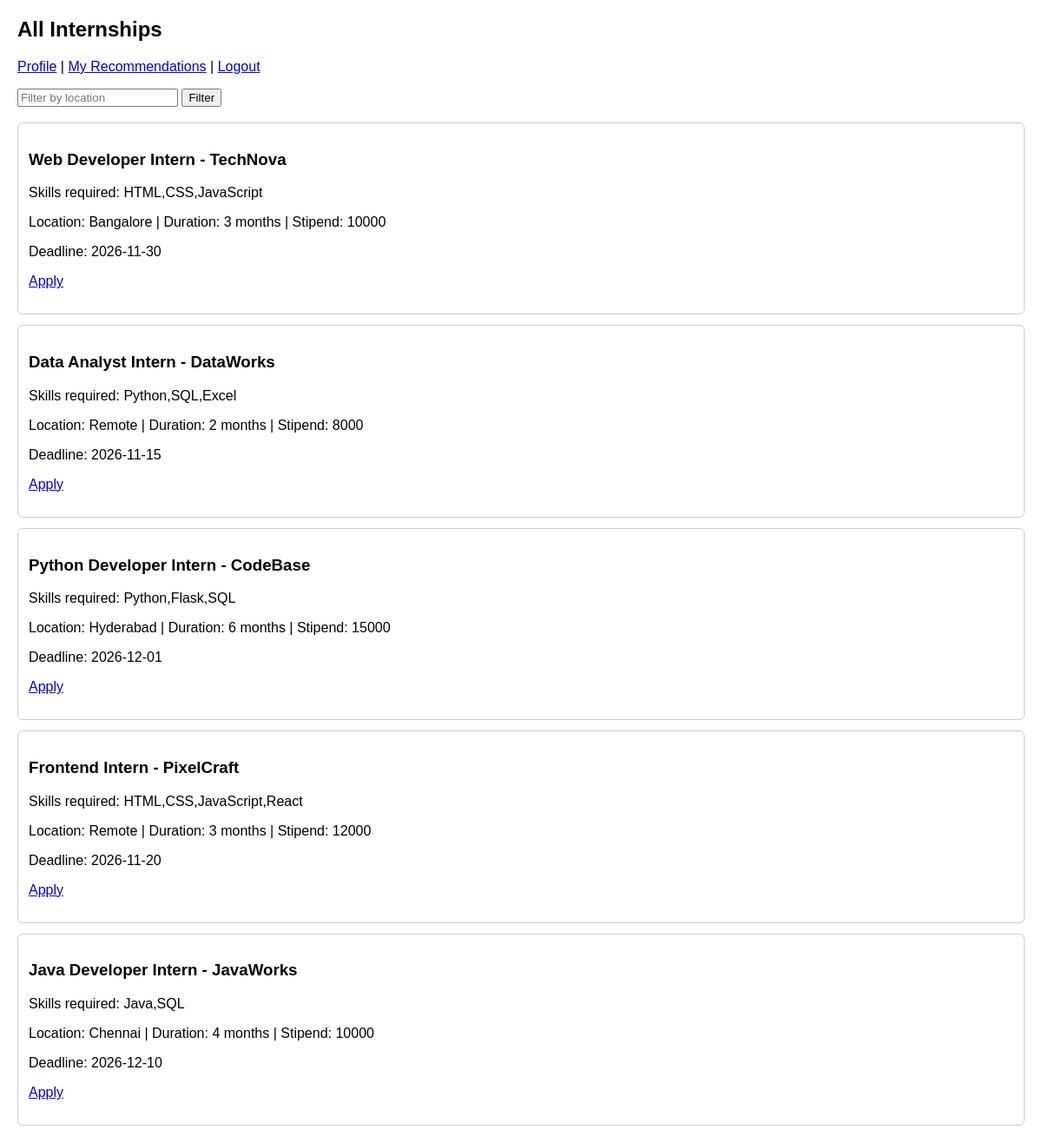
/internships (signed in), run on an earlier commit of the app's database.
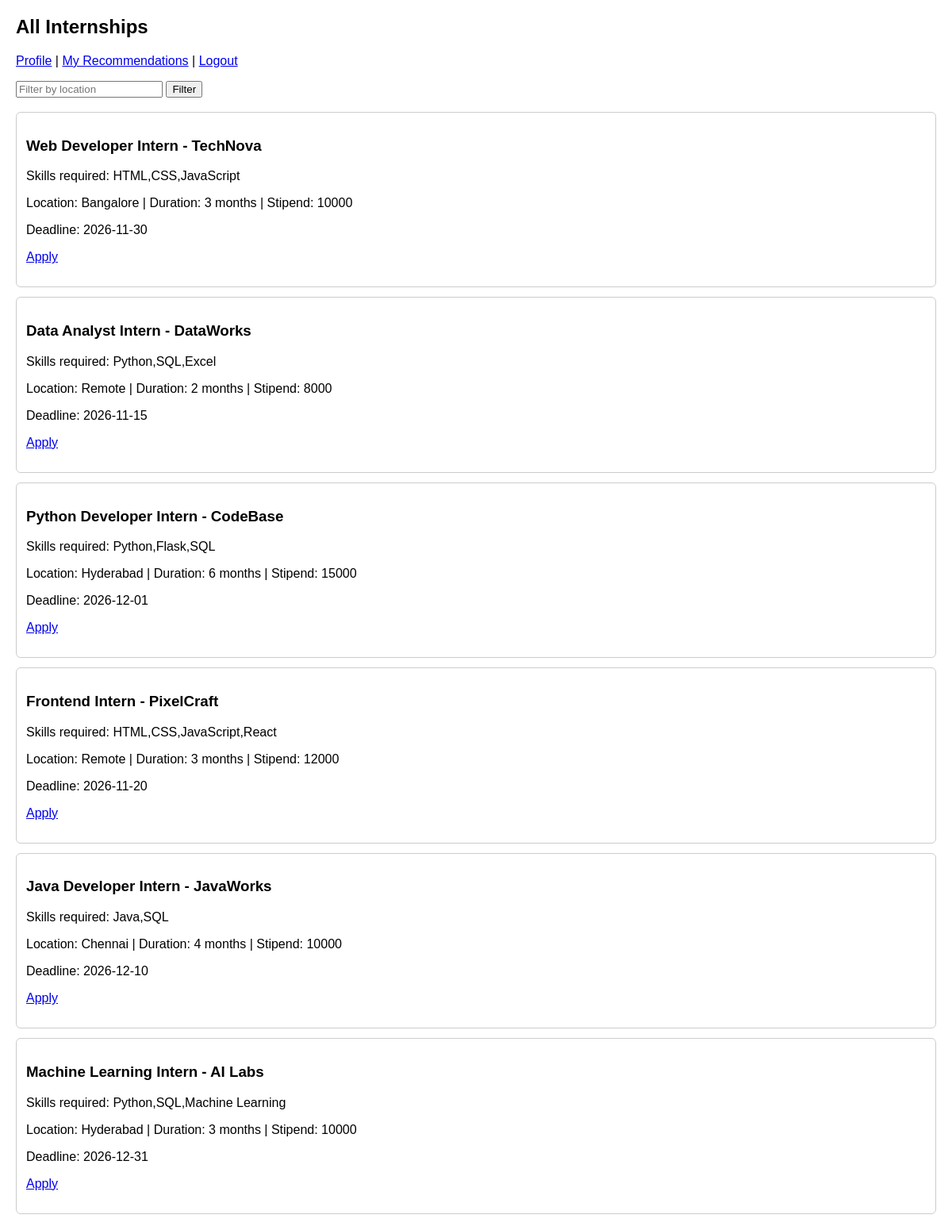
And on a later commit of the database.
### tables this page shows
CREATE TABLE internships (
    id INTEGER PRIMARY KEY AUTOINCREMENT,
    title TEXT NOT NULL,
    company TEXT NOT NULL,
    required_skills TEXT,
    location TEXT,
    duration TEXT,
    stipend TEXT,
    deadline TEXT,
    apply_link TEXT
);

### app.py (the view)
@app.route("/internships")
def internship_list():
    if "student_id" not in session:
        return redirect(url_for('login'))
    location = request.args.get("location", "").strip()
    conn = get_db()
    if location:
        rows = conn.execute(
            "SELECT * FROM internships WHERE location LIKE ?",
            ("%" + location + "%",)
        ).fetchall()
    else:
        rows = conn.execute("SELECT * FROM internships").fetchall()
    conn.close()
    return render_template("internships.html", internships=rows, location=location)

### app.py (called while the page is built)
def get_db():
    conn = sqlite3.connect('database.db')
    conn.row_factory = sqlite3.Row
    return conn

### templates/internships.html (shortened to what this page needs)
<!DOCTYPE html>
<html>
<head>
</head>
<body>
  <h2>All Internships</h2>
  <p>
    <a href="/profile">Profile</a> |
    <a href="/recommendations">My Recommendations</a> |
    <a href="/logout">Logout</a>
  </p>
  <form method="GET">
    <input type="text" name="location" placeholder="Filter by location" value="{{ location }}">
    <button type="submit">Filter</button>
  </form>
  <br>
  {% for i in internships %}
    <div class="card">
      <h3>{{ i['title'] }} - {{ i['company'] }}</h3>
      <p>Skills required: {{ i['required_skills'] }}</p>
      <p>Location: {{ i['location'] }} | Duration: {{ i['duration'] }} | Stipend: {{ i['stipend'] }}</p>
      <p>Deadline: {{ i['deadline'] }}</p>
      <p><a href="{{ i['apply_link'] }}" target="_blank">Apply</a></p>
    </div>
  {% else %}
    <p>No internships found.</p>
  {% endfor %}
</body>
</html>

### templates/internships.html (style rules this page uses)
body { font-family: Arial, sans-serif; margin: 20px; }
.card { border: 1px solid #ccc; padding: 12px; margin-bottom: 12px; border-radius: 6px; }

What changed in the data, as far as the page shows it:
added internships: title "Machine Learning Intern", company "AI Labs", required_skills "Python,SQL,Machine Learning", location "Hyderabad", duration "3 months", stipend "10000", deadline "2026-12-31"
